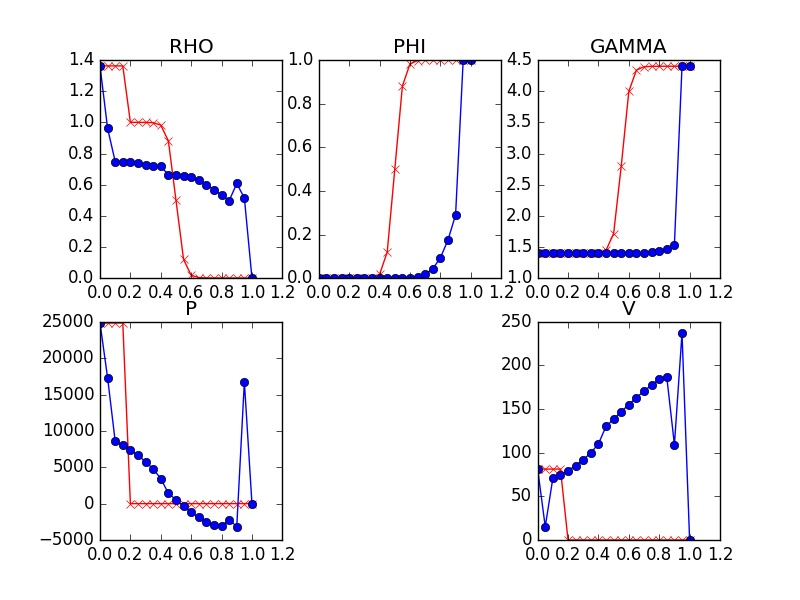

Generate this figure with Python:
axstring = 'auto'

import matplotlib.pyplot as plt
import numpy as np

#importing data
datarho = np.genfromtxt('rdata.dat',delimiter=None)
datav = np.genfromtxt('vdata.dat',delimiter=None)
datap = np.genfromtxt('prdata.dat',delimiter=None)
dataphi = np.genfromtxt('phidata.dat',delimiter=None)
datagamma = np.genfromtxt('gammadata.dat',delimiter=None)

#declaring data
#X
x = datarho[:,0]

#RHO
rho_int = datarho[:,1]
rho = datarho[:,2]

#V
vint = datav[:,1]
v = datav[:,2]


#P
pint = datap[:,1]
p = datap[:,2]

#PHI

phi_int = dataphi[:,1]
phi = dataphi[:,2]

#GAMMA

gamma_int = datagamma[:,1]
gamma = datagamma[:,2]


#setting windows
#manager = plt.get_current_fig_manager()
#manager.resize(*manager.window.maxsize())

plt.clf()


plt.subplot(231)
plt.plot(x,rho_int,'-xr')
plt.hold
plt.plot(x,rho,'-ob')
plt.axis(axstring)
plt.title('RHO')

plt.subplot(232)
plt.plot(x,phi_int,'-xr')
plt.hold
plt.plot(x,phi,'-ob')
plt.title('PHI')



plt.subplot(233)
plt.plot(x,gamma_int,'-xr')
plt.hold
plt.plot(x,gamma,'-ob')
plt.title('GAMMA')

plt.subplot(234)
plt.plot(x,pint,'-xr')
plt.hold
plt.plot(x,p,'-ob')
plt.title('P')


plt.subplot(236)
plt.plot(x,vint, '-xr')
plt.hold
plt.plot(x,v,'-ob')
plt.title('V')




plt.savefig('plot.jpg')

